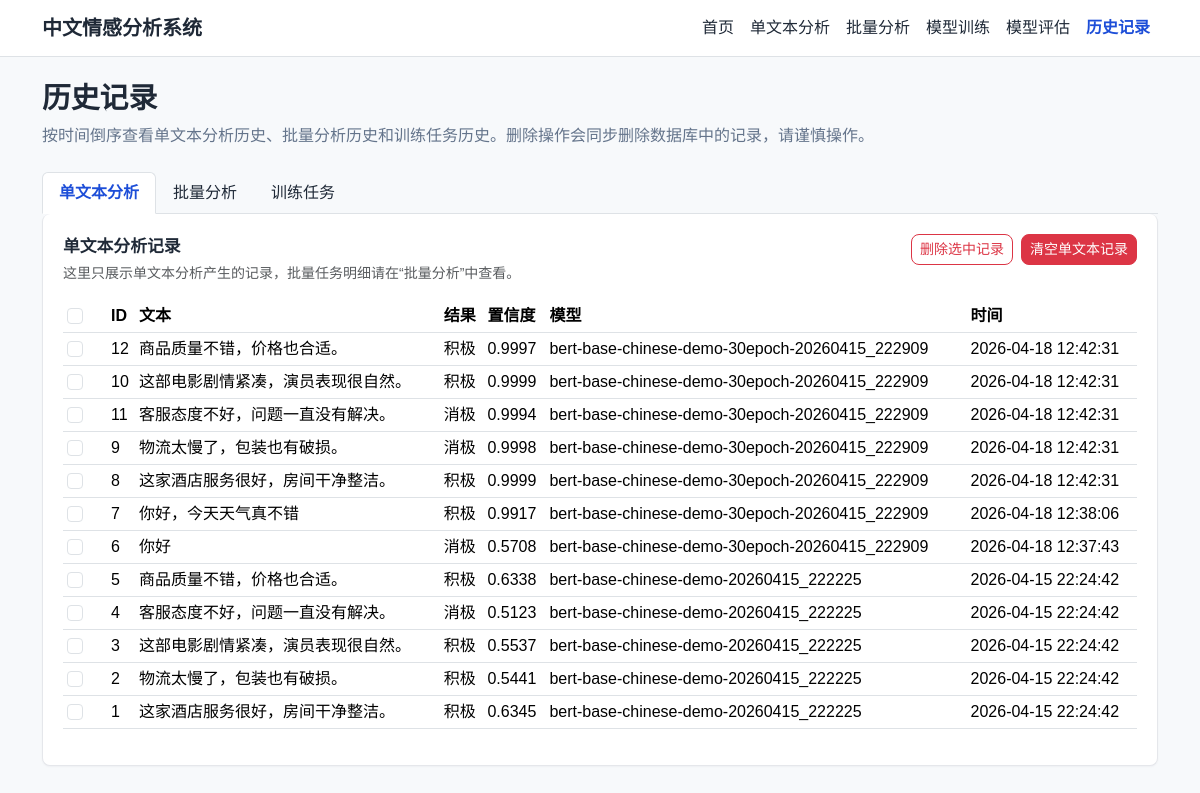
The app's page /history with its own data.
### app/models/db/analysis_record.py (models this page shows)
class AnalysisRecord(Base):
    __tablename__ = "analysis_record"
    id: Mapped[int] = mapped_column(Integer, primary_key=True, index=True)
    input_text: Mapped[str] = mapped_column(Text, nullable=False)
    predicted_label: Mapped[str] = mapped_column(String(20), nullable=False)
    confidence: Mapped[float] = mapped_column(Float, nullable=False)
    positive_score: Mapped[float] = mapped_column(Float, nullable=False)
    negative_score: Mapped[float] = mapped_column(Float, nullable=False)
    model_name: Mapped[str] = mapped_column(String(255), nullable=False)
    source_type: Mapped[str] = mapped_column(String(20), default="single", nullable=False, index=True)
    batch_task_id: Mapped[int | None] = mapped_column(Integer, nullable=True, index=True)
    created_at: Mapped[datetime] = mapped_column(DateTime, default=datetime.now, nullable=False)

### app/routers/page_router.py (the view)
@router.get("/history", response_class=HTMLResponse)
def history_page(request: Request, db: Session = Depends(get_db)) -> HTMLResponse:
    return templates.TemplateResponse(
        request,
        "history.html",
        {
            "request": request,
            "analysis_records": recent_analysis_records(db, limit=100),
            "batch_tasks": list_batch_tasks(db, limit=100),
            "train_tasks": list_train_tasks(db, limit=100),
        },
    )

### app/templates/history.html (shortened to what this page needs)
{% extends "base.html" %}
{% block content %}
<div class="page-heading">
    <h1>历史记录</h1>
    <p>按时间倒序查看单文本分析历史、批量分析历史和训练任务历史。删除操作会同步删除数据库中的记录，请谨慎操作。</p>
</div>
<ul class="nav nav-tabs" id="historyTabs" role="tablist">
    <li class="nav-item" role="presentation"><button class="nav-link active" id="analysis-tab" data-bs-toggle="tab" data-bs-target="#analysis-pane" type="button" role="tab">单文本分析</button></li>
    <li class="nav-item" role="presentation"><button class="nav-link" id="batch-tab" data-bs-toggle="tab" data-bs-target="#batch-pane" type="button" role="tab">批量分析</button></li>
    <li class="nav-item" role="presentation"><button class="nav-link" id="train-tab" data-bs-toggle="tab" data-bs-target="#train-pane" type="button" role="tab">训练任务</button></li>
</ul>
<div class="tab-content content-panel border-top-0" id="historyTabsContent">
    <div class="tab-pane fade show active" id="analysis-pane" role="tabpanel" tabindex="0">
        <div class="history-toolbar">
            <div>
                <div class="section-title mb-1">单文本分析记录</div>
                <div class="small text-muted">这里只展示单文本分析产生的记录，批量任务明细请在“批量分析”中查看。</div>
            </div>
            <div class="d-flex flex-wrap gap-2">
                <button id="deleteSelectedAnalysisBtn" class="btn btn-outline-danger btn-sm" type="button">删除选中记录</button>
                <button id="clearAnalysisBtn" class="btn btn-danger btn-sm" type="button">清空单文本记录</button>
            </div>
        </div>
        <div class="table-responsive mt-3">
            <table class="table table-sm align-middle">
                <thead>
                <tr>
                    <th class="select-column"><input class="form-check-input" type="checkbox" id="selectAllAnalysis" aria-label="全选单文本记录"></th>
                    <th>ID</th>
                    <th>文本</th>
                    <th>结果</th>
                    <th>置信度</th>
                    <th>模型</th>
                    <th>时间</th>
                </tr>
                </thead>
                <tbody>
                {% for record in analysis_records %}
                <tr>
                    <td><input class="form-check-input analysis-check" type="checkbox" value="{{ record.id }}" aria-label="选择单文本记录 {{ record.id }}"></td>
                    <td>{{ record.id }}</td>
                    <td class="table-text" title="{{ record.input_text }}">{{ record.input_text }}</td>
                    <td>{{ record.predicted_label }}</td>
                    <td>{{ "%.4f"|format(record.confidence) }}</td>
                    <td class="table-text" title="{{ record.model_name }}">{{ record.model_name }}</td>
                    <td>{{ record.created_at }}</td>
                </tr>
                {% else %}
                <tr><td colspan="7" class="text-muted">暂无单文本分析记录</td></tr>
                {% endfor %}
                </tbody>
            </table>
        </div>
    </div>
</div>
{% endblock %}

### static/css/style.css (style rules this page uses)
body { background: #f7f9fb; color: #1f2937; font-family: "Microsoft YaHei", "PingFang SC", Arial, sans-serif; }
.navbar-brand, .nav-link { color: #1f2937; }
.nav-link.active { color: #1d4ed8 !important; font-weight: 600; }
.page-heading { margin-bottom: 1.5rem; }
.page-heading h1 { font-size: 1.8rem; font-weight: 700; margin-bottom: 0.5rem; }
.page-heading p { color: #64748b; margin-bottom: 0; max-width: 980px; }
.summary-card, .content-panel { background: #ffffff; border: 1px solid #e5e7eb; border-radius: 8px; box-shadow: 0 1px 2px rgba(15, 23, 42, 0.04); }
.content-panel { padding: 1.25rem; }
.section-title { font-size: 1.05rem; font-weight: 700; margin-bottom: 1rem; }
.table-text { max-width: 420px; overflow: hidden; text-overflow: ellipsis; white-space: nowrap; }
.history-toolbar { align-items: flex-start; display: flex; gap: 1rem; justify-content: space-between; }
.select-column { width: 44px; }
.btn { border-radius: 8px; }

### records on screen
AnalysisRecord: id "12", input_text "商品质量不错，价格也合适。", predicted_label "积极", confidence "0.9997", model_name "bert-base-chinese-demo-30epoch-20260415_222909", created_at "2026-04-18 12:42:31"
AnalysisRecord: id "10", input_text "这部电影剧情紧凑，演员表现很自然。", predicted_label "积极", confidence "0.9999", model_name "bert-base-chinese-demo-30epoch-20260415_222909", created_at "2026-04-18 12:42:31"
AnalysisRecord: id "11", input_text "客服态度不好，问题一直没有解决。", predicted_label "消极", confidence "0.9994", model_name "bert-base-chinese-demo-30epoch-20260415_222909", created_at "2026-04-18 12:42:31"
AnalysisRecord: id "9", input_text "物流太慢了，包装也有破损。", predicted_label "消极", confidence "0.9998", model_name "bert-base-chinese-demo-30epoch-20260415_222909", created_at "2026-04-18 12:42:31"
AnalysisRecord: id "8", input_text "这家酒店服务很好，房间干净整洁。", predicted_label "积极", confidence "0.9999", model_name "bert-base-chinese-demo-30epoch-20260415_222909", created_at "2026-04-18 12:42:31"
AnalysisRecord: id "7", input_text "你好，今天天气真不错", predicted_label "积极", confidence "0.9917", model_name "bert-base-chinese-demo-30epoch-20260415_222909", created_at "2026-04-18 12:38:06"
AnalysisRecord: id "6", input_text "你好", predicted_label "消极", confidence "0.5708", model_name "bert-base-chinese-demo-30epoch-20260415_222909", created_at "2026-04-18 12:37:43"
AnalysisRecord: id "5", input_text "商品质量不错，价格也合适。", predicted_label "积极", confidence "0.6338", model_name "bert-base-chinese-demo-20260415_222225", created_at "2026-04-15 22:24:42"
AnalysisRecord: id "4", input_text "客服态度不好，问题一直没有解决。", predicted_label "消极", confidence "0.5123", model_name "bert-base-chinese-demo-20260415_222225", created_at "2026-04-15 22:24:42"
AnalysisRecord: id "3", input_text "这部电影剧情紧凑，演员表现很自然。", predicted_label "积极", confidence "0.5537", model_name "bert-base-chinese-demo-20260415_222225", created_at "2026-04-15 22:24:42"
AnalysisRecord: id "2", input_text "物流太慢了，包装也有破损。", predicted_label "积极", confidence "0.5441", model_name "bert-base-chinese-demo-20260415_222225", created_at "2026-04-15 22:24:42"
AnalysisRecord: id "1", input_text "这家酒店服务很好，房间干净整洁。", predicted_label "积极", confidence "0.6345", model_name "bert-base-chinese-demo-20260415_222225", created_at "2026-04-15 22:24:42"
